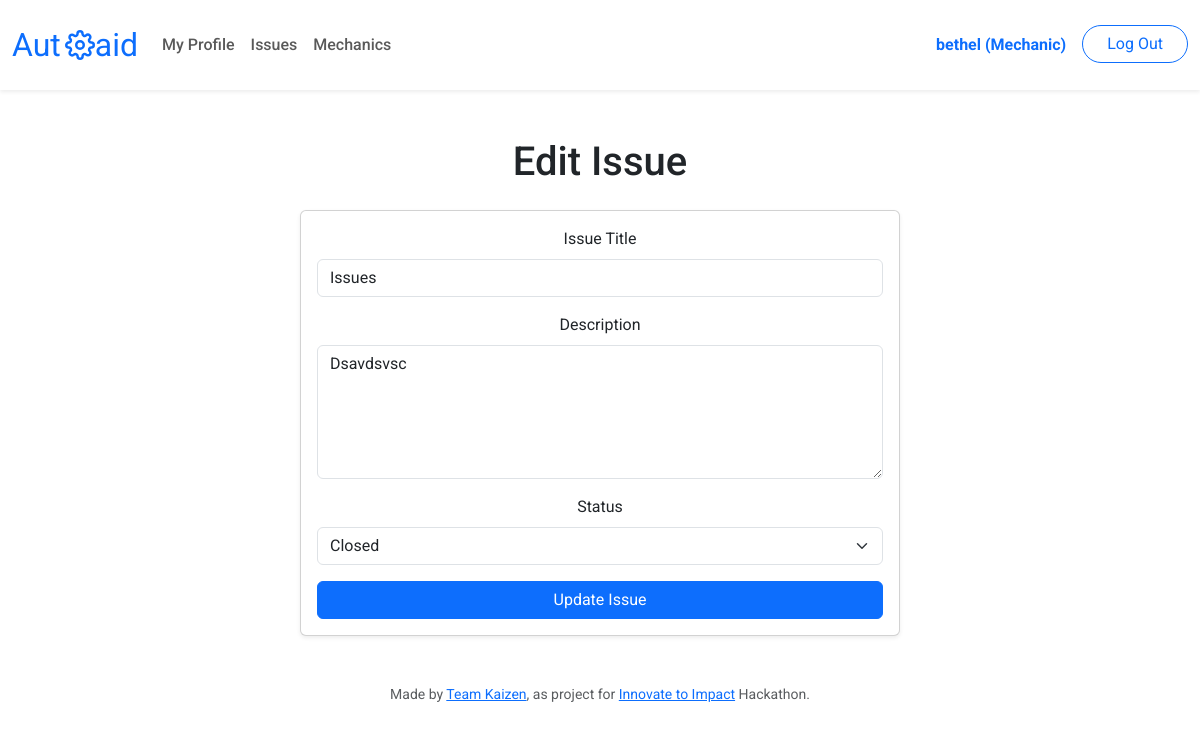
/edit_issue?issue_id=1 (signed in), run on the app's committed database.
### tables this page shows
CREATE TABLE users (
    id INTEGER PRIMARY KEY AUTOINCREMENT NOT NULL,
    username TEXT NOT NULL UNIQUE,
    hash TEXT NOT NULL,
    role INTEGER NOT NULL CHECK (role IN (0, 1))
);

CREATE TABLE issues (
    id INTEGER PRIMARY KEY AUTOINCREMENT NOT NULL,
    title TEXT NOT NULL,
    body TEXT NOT NULL,
    status INTEGER NOT NULL CHECK (status IN (0, 1)),
    user_id INTEGER NOT NULL,
    FOREIGN KEY(user_id) REFERENCES users(id)
);

### app.py (the view, shortened to what this page needs)
@app.route("/edit_issue", methods=["GET", "POST"])
@login_required
def edit_issue():
    id = session["user_id"]
    info = db.execute("SELECT * FROM users WHERE id=?", id)[0]
    username = info["username"]
    role = info["role"]
    if role: role = "(Mechanic)"
    else: role = "(Customer)"
    if request.method == "GET":
        issue_id = int(request.args.get("issue_id"))
        issue = db.execute("SELECT id, title, body, status FROM issues WHERE id=?", issue_id)[0]
        return render_template("edit_issues.html", username=username, role=role, issue=issue)

### app.py (called while the page is built)
@app.after_request
def after_request(response):
    response.headers["Cache-Control"] = "no-cache, no-store, must-revalidate"
    response.headers["Expires"] = 0
    response.headers["Pragma"] = "no-cache"
    return response

### helpers.py (called while the page is built)
def login_required(f):
    @wraps(f)
    def decorated_function(*args, **kwargs):
        if session.get("user_id") is None:
            return redirect("/login")
        return f(*args, **kwargs)
    return decorated_function

### templates/edit_issues.html (shortened to what this page needs)
{% extends "layout.html" %}
{% block main %}
<h1 class="mb-4">Edit Issue</h1>
<div class="card mx-auto shadow-sm" style="max-width: 600px;">
    <div class="card-body">
        <form action="/edit_issue" method="post">
            <div class="mb-3">
                <label for="title" class="form-label">Issue Title</label>
                <input
                    type="text"
                    class="form-control"
                    id="title"
                    name="title"
                    value="{{ issue.title }}"
                    required
                />
            </div>
            <div class="mb-3">
                <label for="body" class="form-label">Description</label>
                <textarea
                    class="form-control"
                    id="body"
                    name="body"
                    rows="5"
                    placeholder="Describe the issue in detail"
                    required
                >{{ issue.body }}</textarea>
            </div>
            <div class="mb-3">
                <label for="status" class="form-label">Status</label>
                <select class="form-select" id="status" name="status" required>
                    <option value="1" {% if issue.status == 1 %}selected{% endif %}>Closed</option>
                </select>
            </div>
            <button type="submit" class="btn btn-primary w-100">Update Issue</button>
        </form>
    </div>
</div>
{% endblock %}

### templates/layout.html (shortened to what this page needs)
<!DOCTYPE html>
<html lang="en">
    <head>
        <link
            href="https://cdn.jsdelivr.net/npm/bootstrap@5.3.2/dist/css/bootstrap.min.css"
            rel="stylesheet"
        />
        <link href="/static/styles.css" rel="stylesheet" />
    </head>
    <body>
        <nav class="navbar navbar-expand-md navbar-light bg-white shadow-sm py-3">
    <div class="container-fluid">
        <a class="navbar-brand d-flex align-items-center" href="/">
            <span class="text-primary me-1">Aut</span>
            <img src="/static/fix-icon.svg" width="30" height="30" alt="o">
            <span class="text-primary">aid</span>
        </a>
        <div class="collapse navbar-collapse" id="navbar">
            {% if session["user_id"] %}
            <ul class="navbar-nav me-auto">
                <li class="nav-item">
                    <a class="nav-link fw-medium" href="/profile">My Profile</a>
                </li>
                <li class="nav-item">
                    <a class="nav-link fw-medium" href="/issues">Issues</a>
                </li>
                <li class="nav-item">
                    <a class="nav-link fw-medium" href="/mechanics">Mechanics</a>
                </li>
            </ul>
            <ul class="navbar-nav ms-auto">
                <li class="nav-item">
                    <a class="nav-link text-primary fw-bold">{{ username }} {{ role }}</a>
                </li>
                <li class="nav-item">
                    <a class="btn btn-outline-primary rounded-pill ms-2 px-4" href="/logout">Log Out</a>
                </li>
            </ul>
            {% endif %}
        </div>
    </div>
</nav>
        <main class="container py-5 px-3 text-center">
            {% block main %}{% endblock %}
        </main>
        <footer class="mb-5">
            <p class="mb-3 small text-center text-muted">
                Made by <a href="">Team Kaizen</a>, as project for
                <a href="https://cs50.harvard.edu/x/2024/"
                    >Innovate to Impact</a
                >
                Hackathon.
            </p>
        </footer>
    </body>
</html>

### static/styles.css (style rules this page uses)
nav .navbar-brand { font-size: xx-large; }
body { font-family: "Roboto", sans-serif; }

### data on the page
users: username "bethel"
issues: title "Issues", body "Dsavdsvsc", status "Closed"

### other printed values
{{ role }} "(Mechanic)"
